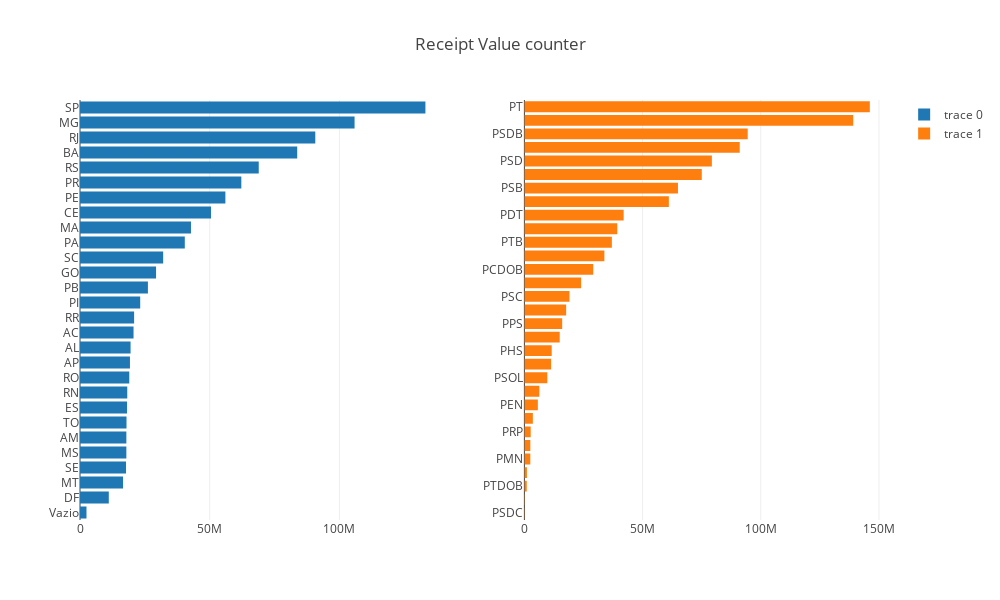

Here is the notebook cell this chart was saved with:
### Markdown cell above
**Receipt values by deputies of each state and Political**

As can be seen from the chart below, most of the expenses are from deputies from the state of Sao Paulo. With regard to the political party, the one that had the highest expenses in the analyzed period was the PT (146M).

### Code cell
trace1 = go.Bar(
            x=df_politicians.groupby(['state_code'])['receipt_value'].sum().sort_values(ascending=True).values,
            y=df_politicians.groupby(['state_code'])['receipt_value'].sum().sort_values(ascending=True).index,
            orientation = 'h'
)

trace2 = go.Bar(
            x=df_politicians.groupby(['political_party'])['receipt_value'].sum().sort_values(ascending=True).values,
            y=df_politicians.groupby(['political_party'])['receipt_value'].sum().sort_values(ascending=True).index,
            orientation = 'h'
)

fig = tools.make_subplots(rows=1, cols=2)

fig.append_trace(trace1, 1, 1)
fig.append_trace(trace2, 1, 2)

fig['layout'].update(height=600, width=1000, title='Receipt Value counter')
iplot(fig, filename='simple-subplot-with-annotations')

### Figure 1 — Plotly figure (JSON) as saved in the notebook; plotly's stock layout.template omitted (floating-point values rounded to 4 significant figures)
{"data": [{"orientation": "h", "x": [2500819, 11100390, 16587121, 17740069, 17869464, 17871233, 17926635, 18128274, 18219993, 18993863, 19257019, 19496593, 20639443, 20859728, 23209799, 26179162, 29326765, 32062946, 40400674, 42782236, 50502246, 56045451, 62194089, 68905236, 83736290, 90700204, 105848026, 133160776], "y": ["Vazio", "DF", "MT", "SE", "MS", "AM", "TO", "ES", "RN", "RO", "AP", "AL", "AC", "RR", "PI", "PB", "GO", "SC", "PA", "MA", "CE", "PE", "PR", "RS", "BA", "RJ", "MG", "SP"], "type": "bar", "uid": "c67e986e-da1c-11e8-97e7-b399b4a3be3a", "xaxis": "x", "yaxis": "y"}, {"orientation": "h", "x": [134222, 176056, 993792, 1070700, 2496909, 2500819, 2660261, 3576293, 5689775, 6317722, 9696798, 11294332, 11550657, 14936005, 15980984, 17660180, 19070348, 23995617, 29127173, 33835810, 37002795, 39288120, 41986148, 61104387, 64960051, 75039534, 79306711, 91089958, 94468601, 139107464, 146126322], "y": ["PSDC", "PRTB", "PTDOB", "S.PART.", "PMN", "SEM PARTIDO ASSOCIADO", "PRP", "PSL", "PEN", "REDE", "PSOL", "AVANTE", "PHS", "PV", "PPS", "PROS", "PSC", "PODE", "PCDOB", "SD", "PTB", "PRB", "PDT", "DEM", "PSB", "PR", "PSD", "PP", "PSDB", "PMDB", "PT"], "type": "bar", "uid": "c67f2644-da1c-11e8-97e7-b399b4a3be3a", "xaxis": "x2", "yaxis": "y2"}], "layout": {"xaxis": {"anchor": "y", "domain": [0, 0.45]}, "yaxis": {"anchor": "x", "domain": [0, 1]}, "xaxis2": {"anchor": "y2", "domain": [0.55, 1]}, "yaxis2": {"anchor": "x2", "domain": [0, 1]}, "height": 600, "width": 1000, "title": "Receipt Value counter"}}
